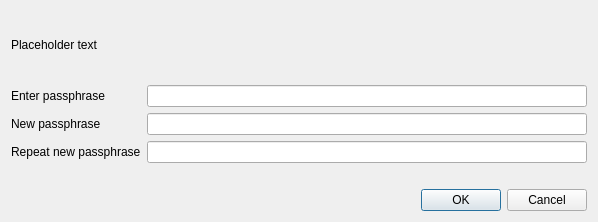
<?xml version="1.0" encoding="UTF-8"?>
<ui version="4.0">
 <class>AskPassphraseDialog</class>
 <widget class="QDialog" name="AskPassphraseDialog">
  <property name="geometry">
   <rect>
    <x>0</x>
    <y>0</y>
    <width>598</width>
    <height>222</height>
   </rect>
  </property>
  <property name="sizePolicy">
   <sizepolicy hsizetype="Preferred" vsizetype="Minimum">
    <horstretch>0</horstretch>
    <verstretch>0</verstretch>
   </sizepolicy>
  </property>
  <property name="minimumSize">
   <size>
    <width>550</width>
    <height>0</height>
   </size>
  </property>
  <property name="windowTitle">
   <string>Passphrase Dialog</string>
  </property>
  <layout class="QVBoxLayout" name="verticalLayout">
   <property name="sizeConstraint">
    <enum>QLayout::SetMinimumSize</enum>
   </property>
   <item>
    <widget class="QLabel" name="warningLabel">
     <property name="text">
      <string notr="true">Placeholder text</string>
     </property>
     <property name="textFormat">
      <enum>Qt::RichText</enum>
     </property>
     <property name="wordWrap">
      <bool>true</bool>
     </property>
    </widget>
   </item>
   <item>
    <layout class="QFormLayout" name="formLayout">
     <property name="sizeConstraint">
      <enum>QLayout::SetMinimumSize</enum>
     </property>
     <property name="fieldGrowthPolicy">
      <enum>QFormLayout::AllNonFixedFieldsGrow</enum>
     </property>
     <item row="0" column="0">
      <widget class="QLabel" name="passLabel1">
       <property name="text">
        <string>Enter passphrase</string>
       </property>
      </widget>
     </item>
     <item row="0" column="1">
      <widget class="QLineEdit" name="passEdit1">
       <property name="echoMode">
        <enum>QLineEdit::Password</enum>
       </property>
      </widget>
     </item>
     <item row="1" column="0">
      <widget class="QLabel" name="passLabel2">
       <property name="text">
        <string>New passphrase</string>
       </property>
      </widget>
     </item>
     <item row="1" column="1">
      <widget class="QLineEdit" name="passEdit2">
       <property name="echoMode">
        <enum>QLineEdit::Password</enum>
       </property>
      </widget>
     </item>
     <item row="2" column="0">
      <widget class="QLabel" name="passLabel3">
       <property name="text">
        <string>Repeat new passphrase</string>
       </property>
      </widget>
     </item>
     <item row="2" column="1">
      <widget class="QLineEdit" name="passEdit3">
       <property name="echoMode">
        <enum>QLineEdit::Password</enum>
       </property>
      </widget>
     </item>
     <item row="3" column="1">
      <widget class="QLabel" name="capsLabel">
       <property name="font">
        <font>
         <weight>57</weight>
         <bold>false</bold>
        </font>
       </property>
       <property name="text">
        <string/>
       </property>
       <property name="alignment">
        <set>Qt::AlignCenter</set>
       </property>
      </widget>
     </item>
    </layout>
   </item>
   <item>
    <widget class="QDialogButtonBox" name="buttonBox">
     <property name="orientation">
      <enum>Qt::Horizontal</enum>
     </property>
     <property name="standardButtons">
      <set>QDialogButtonBox::Cancel|QDialogButtonBox::Ok</set>
     </property>
    </widget>
   </item>
  </layout>
 </widget>
 <resources/>
 <connections>
  <connection>
   <sender>buttonBox</sender>
   <signal>accepted()</signal>
   <receiver>AskPassphraseDialog</receiver>
   <slot>accept()</slot>
   <hints>
    <hint type="sourcelabel">
     <x>20</x>
     <y>20</y>
    </hint>
    <hint type="destinationlabel">
     <x>20</x>
     <y>20</y>
    </hint>
   </hints>
  </connection>
  <connection>
   <sender>buttonBox</sender>
   <signal>rejected()</signal>
   <receiver>AskPassphraseDialog</receiver>
   <slot>reject()</slot>
   <hints>
    <hint type="sourcelabel">
     <x>20</x>
     <y>20</y>
    </hint>
    <hint type="destinationlabel">
     <x>20</x>
     <y>20</y>
    </hint>
   </hints>
  </connection>
 </connections>
</ui>
